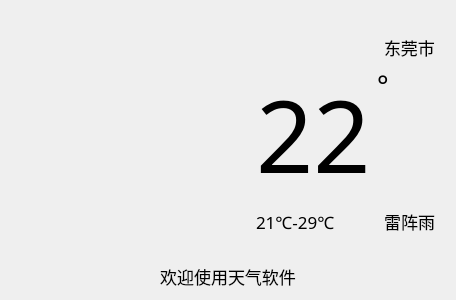
<?xml version="1.0" encoding="UTF-8"?>
<ui version="4.0">
 <class>Widget</class>
 <widget class="QWidget" name="Widget">
  <property name="geometry">
   <rect>
    <x>0</x>
    <y>0</y>
    <width>456</width>
    <height>300</height>
   </rect>
  </property>
  <property name="maximumSize">
   <size>
    <width>456</width>
    <height>300</height>
   </size>
  </property>
  <property name="windowTitle">
   <string>Widget</string>
  </property>
  <layout class="QVBoxLayout" name="verticalLayout_4">
   <item>
    <spacer name="verticalSpacer_5">
     <property name="orientation">
      <enum>Qt::Vertical</enum>
     </property>
     <property name="sizeHint" stdset="0">
      <size>
       <width>20</width>
       <height>7</height>
      </size>
     </property>
    </spacer>
   </item>
   <item>
    <layout class="QHBoxLayout" name="horizontalLayout_5" stretch="3,1,3">
     <property name="rightMargin">
      <number>10</number>
     </property>
     <item>
      <widget class="QLabel" name="label_weather_icon">
       <property name="maximumSize">
        <size>
         <width>260</width>
         <height>240</height>
        </size>
       </property>
       <property name="text">
        <string/>
       </property>
       <property name="pixmap">
        <pixmap resource="icon.qrc">:/icons/weather_icons/qing.png</pixmap>
       </property>
       <property name="scaledContents">
        <bool>true</bool>
       </property>
      </widget>
     </item>
     <item>
      <spacer name="horizontalSpacer_2">
       <property name="orientation">
        <enum>Qt::Horizontal</enum>
       </property>
       <property name="sizeHint" stdset="0">
        <size>
         <width>40</width>
         <height>20</height>
        </size>
       </property>
      </spacer>
     </item>
     <item>
      <layout class="QVBoxLayout" name="verticalLayout_3">
       <item>
        <spacer name="verticalSpacer_2">
         <property name="orientation">
          <enum>Qt::Vertical</enum>
         </property>
         <property name="sizeHint" stdset="0">
          <size>
           <width>20</width>
           <height>40</height>
          </size>
         </property>
        </spacer>
       </item>
       <item>
        <layout class="QVBoxLayout" name="verticalLayout_2">
         <item>
          <layout class="QHBoxLayout" name="horizontalLayout_2">
           <item>
            <spacer name="horizontalSpacer">
             <property name="orientation">
              <enum>Qt::Horizontal</enum>
             </property>
             <property name="sizeHint" stdset="0">
              <size>
               <width>40</width>
               <height>20</height>
              </size>
             </property>
            </spacer>
           </item>
           <item>
            <widget class="DEFINE_QLABEL" name="label_local_city">
             <property name="maximumSize">
              <size>
               <width>21</width>
               <height>21</height>
              </size>
             </property>
             <property name="text">
              <string/>
             </property>
             <property name="pixmap">
              <pixmap resource="icon.qrc">:/icons/local.png</pixmap>
             </property>
             <property name="scaledContents">
              <bool>true</bool>
             </property>
            </widget>
           </item>
           <item>
            <widget class="QLabel" name="label_city_name">
             <property name="font">
              <font>
               <family>等线 Light</family>
               <pointsize>13</pointsize>
              </font>
             </property>
             <property name="text">
              <string>东莞市</string>
             </property>
             <property name="openExternalLinks">
              <bool>false</bool>
             </property>
            </widget>
           </item>
          </layout>
         </item>
         <item>
          <layout class="QHBoxLayout" name="horizontalLayout_4">
           <item>
            <widget class="QLabel" name="label_real_time_temp">
             <property name="font">
              <font>
               <family>等线</family>
               <pointsize>75</pointsize>
              </font>
             </property>
             <property name="text">
              <string>22</string>
             </property>
            </widget>
           </item>
           <item>
            <layout class="QVBoxLayout" name="verticalLayout">
             <item>
              <layout class="QHBoxLayout" name="horizontalLayout_3">
               <item>
                <widget class="QLabel" name="label_4">
                 <property name="font">
                  <font>
                   <family>等线 Light</family>
                   <pointsize>20</pointsize>
                  </font>
                 </property>
                 <property name="text">
                  <string>°</string>
                 </property>
                </widget>
               </item>
               <item>
                <widget class="DEFINE_QLABEL" name="label_refresh">
                 <property name="maximumSize">
                  <size>
                   <width>16</width>
                   <height>16</height>
                  </size>
                 </property>
                 <property name="text">
                  <string/>
                 </property>
                 <property name="pixmap">
                  <pixmap resource="icon.qrc">:/icons/refresh.png</pixmap>
                 </property>
                 <property name="scaledContents">
                  <bool>true</bool>
                 </property>
                </widget>
               </item>
              </layout>
             </item>
             <item>
              <spacer name="verticalSpacer">
               <property name="orientation">
                <enum>Qt::Vertical</enum>
               </property>
               <property name="sizeHint" stdset="0">
                <size>
                 <width>20</width>
                 <height>40</height>
                </size>
               </property>
              </spacer>
             </item>
            </layout>
           </item>
          </layout>
         </item>
         <item>
          <layout class="QHBoxLayout" name="horizontalLayout">
           <item>
            <widget class="QLabel" name="label_temp_1">
             <property name="font">
              <font>
               <family>等线 Light</family>
               <pointsize>13</pointsize>
              </font>
             </property>
             <property name="text">
              <string>21℃-29℃</string>
             </property>
            </widget>
           </item>
           <item>
            <widget class="QLabel" name="label_weather_type_1">
             <property name="font">
              <font>
               <family>等线 Light</family>
               <pointsize>13</pointsize>
              </font>
             </property>
             <property name="text">
              <string>雷阵雨</string>
             </property>
             <property name="alignment">
              <set>Qt::AlignRight|Qt::AlignTrailing|Qt::AlignVCenter</set>
             </property>
            </widget>
           </item>
          </layout>
         </item>
        </layout>
       </item>
       <item>
        <spacer name="verticalSpacer_3">
         <property name="orientation">
          <enum>Qt::Vertical</enum>
         </property>
         <property name="sizeHint" stdset="0">
          <size>
           <width>20</width>
           <height>40</height>
          </size>
         </property>
        </spacer>
       </item>
      </layout>
     </item>
    </layout>
   </item>
   <item>
    <spacer name="verticalSpacer_4">
     <property name="orientation">
      <enum>Qt::Vertical</enum>
     </property>
     <property name="sizeHint" stdset="0">
      <size>
       <width>20</width>
       <height>7</height>
      </size>
     </property>
    </spacer>
   </item>
   <item>
    <widget class="QLabel" name="label_show_message">
     <property name="font">
      <font>
       <family>等线 Light</family>
       <pointsize>13</pointsize>
      </font>
     </property>
     <property name="text">
      <string>欢迎使用天气软件</string>
     </property>
     <property name="alignment">
      <set>Qt::AlignCenter</set>
     </property>
    </widget>
   </item>
  </layout>
 </widget>
 <customwidgets>
  <customwidget>
   <class>DEFINE_QLABEL</class>
   <extends>QLabel</extends>
   <header location="global">define_qlabel/define_qlabel.h</header>
  </customwidget>
 </customwidgets>
 <resources>
  <include location="icon.qrc"/>
 </resources>
 <connections/>
</ui>
